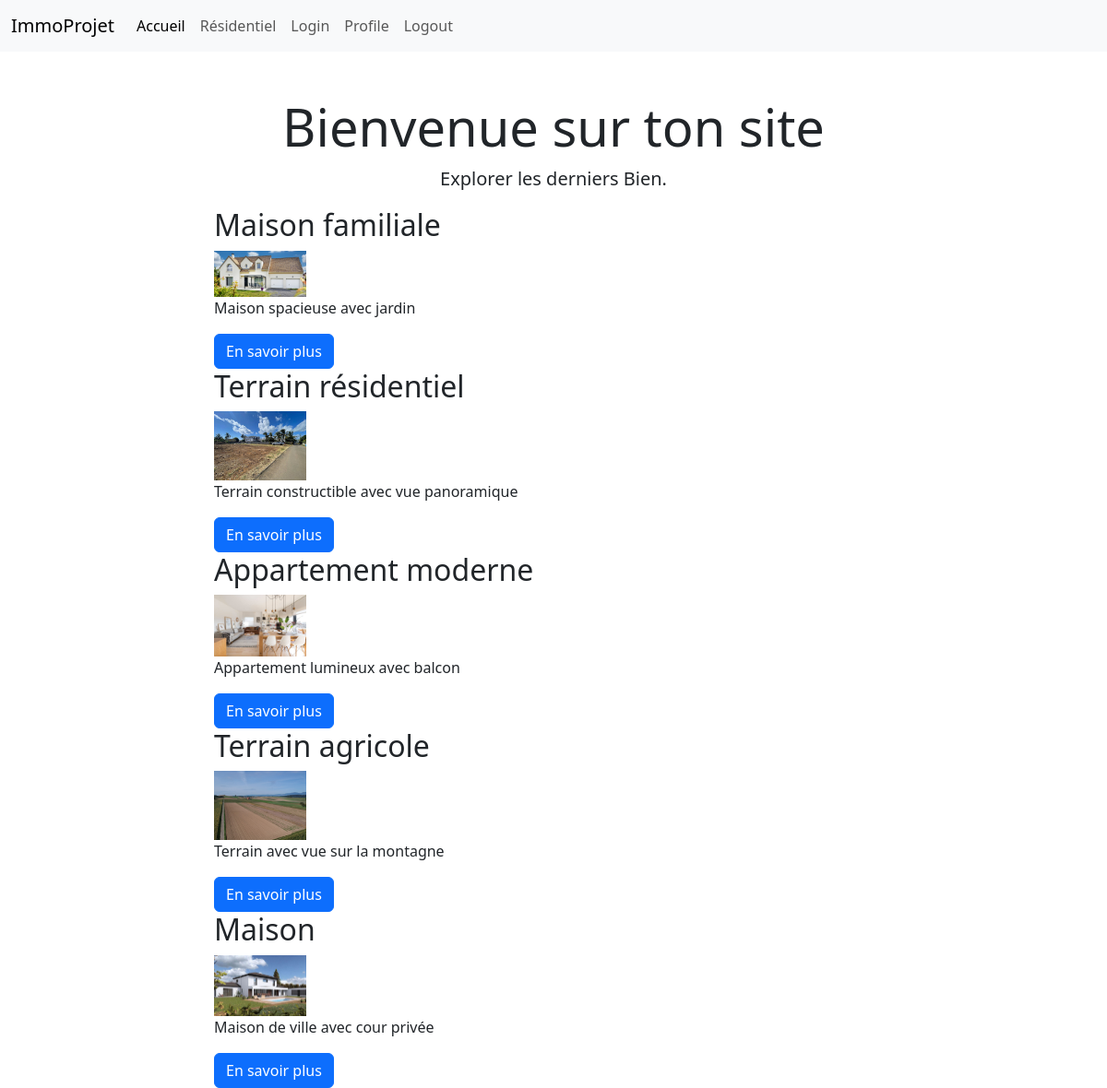
Screenshot of /web-site/index.php with the database file from the repository.
### tables this page shows
CREATE TABLE `bien` (
    `id` INT(11) NOT NULL AUTO_INCREMENT,
    `prix` DECIMAL(18, 2) NOT NULL,
    `description` TEXT NOT NULL,
    `logement_id` INT(11),
    `terrain_id` INT(11),
    `agence_id` INT(11) NOT NULL,
    CONSTRAINT `bien_FK_logement` FOREIGN KEY (`logement_id`) REFERENCES `logement`(`id`),
    CONSTRAINT `favoris_FK_terrain` FOREIGN KEY (`terrain_id`) REFERENCES `terrain`(`id`),
    PRIMARY KEY (`id`)
);

CREATE TABLE `logement` (
    `id` INT(11) NOT NULL AUTO_INCREMENT,
    `nom` VARCHAR(100) NOT NULL,
    `surface` DECIMAL(10, 2) NOT NULL,
    `nombreDePiece` INT(11) NOT NULL,
    `bien_id` INT(11) NOT NULL,
    CONSTRAINT `logement_FK_bien` FOREIGN KEY (`bien_id`) REFERENCES `bien`(`id`),
    PRIMARY KEY (`id`)
);

CREATE TABLE `terrain` (
    `id` INT(11) NOT NULL AUTO_INCREMENT,
    `nom` VARCHAR(100) NOT NULL,
    `superficie` DECIMAL(10, 2) NOT NULL,
    `constructible` BOOLEAN NOT NULL,
    `bien_id` INT(11) NOT NULL,
    CONSTRAINT `terrain_FK` FOREIGN KEY (`bien_id`) REFERENCES `bien`(`id`),
    PRIMARY KEY (`id`)
);

### web-site/src/Models/Database.php (called while the page is built, shortened)
<?php
class Database
{
    public static function connection(): PDO
    {
        static $pdo = null;
        if ($pdo === null) {
            try {
                $dsn = 'mysql:host=' . DB_HOST . ';dbname=' . DB_NAME . ';charset=' . DB_CHARSET;
                $options = [
                    PDO::ATTR_ERRMODE => PDO::ERRMODE_EXCEPTION,
                    PDO::ATTR_DEFAULT_FETCH_MODE => PDO::FETCH_ASSOC,
                    PDO::ATTR_EMULATE_PREPARES => false,
                ];
                $pdo = new PDO($dsn, DB_USER, DB_PASSWORD, $options);
            } catch (\Throwable $th) {
                die("Can't connect to database");
            }
        }
        return $pdo;
    }
}

### web-site/src/Models/BaseModel.php (called while the page is built, shortened)
<?php
require_once 'Database.php';
class BaseModel
{
    protected static function prepareStatement(string $query): PDOStatement
    {
        return $statement = Database::connection()
            ->prepare($query);
    }
    protected static function executeStatement(PDOStatement $statement, array $parms = []): bool
    {
        return $statement->execute($parms);
    }
    protected static function setFetchModeStatement(PDOStatement $statement): bool
    {
        return $statement->setFetchMode(
            \PDO::FETCH_CLASS | \PDO::FETCH_PROPS_LATE,
            static::class
        );
    }
}

### web-site/src/Models/Bien.php (called while the page is built, shortened)
<?php
require_once 'src/Models/BaseModel.php';
class Bien extends BaseModel
{
    public static function fetchAll(): array
    {
        $statement = self::prepareStatement("select * from bien");
        if (self::executeStatement($statement)) {
            if (self::setFetchModeStatement($statement)) {
                return $statement->fetchAll();
            }
        }
    }
}

### web-site/src/Controllers/IndexController.php (called while the page is built)
<?php
require_once "src/Models/Bien.php";
require_once "src/Models/Logement.php";
require_once "src/Models/Terrain.php";
class IndexController
{
    public function getBien(): array
    {
        return Bien::fetchAll();
    }
    public function getLogementById(int $id): Logement|false
    {
        return Logement::fetchById($id);
    }
    public function getTerrainById(int $id): Terrain|false
    {
        return Terrain::fetchById($id);
    }
}

### web-site/src/Models/Logement.php (called while the page is built, shortened)
<?php
require_once 'src/Models/BaseModel.php';
class Logement extends BaseModel
{
    public static function fetchById(int $bien_id): Logement|false
    {
        $statement = self::prepareStatement("select * from logement where bien_id = :bien_id");
        if (self::executeStatement($statement, [":bien_id" => $bien_id])) {
            if (self::setFetchModeStatement($statement)) {
                return $statement->fetch();
            }
        }
    }
}

### web-site/src/Models/Terrain.php (called while the page is built, shortened)
<?php
require_once 'src/Models/BaseModel.php';
class Terrain extends BaseModel
{
    public static function fetchById(int $bien_id): Terrain|false
    {
        $statement = self::prepareStatement("select * from terrain where bien_id = :bien_id");
        if (self::executeStatement($statement, [":bien_id" => $bien_id])) {
            if (self::setFetchModeStatement($statement)) {
                return $statement->fetch();
            }
        }
    }
}

### web-site/index.php (the view, shortened to what this page needs)
<?php
require_once 'src/Controllers/IndexController.php';
$indexController = new IndexController();
$biens = $indexController->getBien();
?>
<!DOCTYPE html>
<html lang="en">
<head>
    <link href="https://cdn.jsdelivr.net/npm/bootstrap@5.3.2/dist/css/bootstrap.min.css" rel="stylesheet">
</head>
<body>
    <header class="navbar navbar-expand-lg bg-body-tertiary">
        <nav class="container-fluid">
            <a class="navbar-brand" href="">ImmoProjet</a>
            <div class="collapse navbar-collapse" id="navbarSupportedContent">
                <ul class="navbar-nav me-auto mb-2 mb-lg-0">
                    <li class="nav-item">
                        <a class="nav-link active" aria-current="page" href="">Accueil</a>
                    </li>
                    <li class="nav-item">
                    <li class="nav-item">
                        <a class="nav-link" href="/logout">Résidentiel</a>
                    </li>
                    <a class="nav-link" href="/login">Login</a>
                    </li>
                    <li class="nav-item">
                        <a class="nav-link" href="/profile">Profile</a>
                    </li>
                    <li class="nav-item">
                        <a class="nav-link" href="/logout">Logout</a>
                    </li>
                </ul>
        </nav>
    </header>
    <main>
        <div class="container mt-5">
            <div class="row">
                <div class="col-md-8 offset-md-2">
                    <div class="jumbotron text-center">
                        <h1 class="display-4">Bienvenue sur ton site</h1>
                        <p class="lead">Explorer les derniers Bien.</p>
                    </div>
                </div>
            </div>
            <div class="row">
                <div class="col-md-8 offset-md-2">
                    <?php foreach ($biens as $key => $bien) {
                        $logement = [];
                        $terrain = [];
                        if ($bien->logement_id != null) {
                            $logement = $indexController->getLogementById($bien->logement_id);
                        } else {
                            $terrain = $indexController->getTerrainById($bien->terrain_id);
                        }
                    ?>
                        <div class="article-box">
                            <h2><?= $logement == null ? $terrain->nom : $logement->nom ?></h2>
                            <img src="img/<?= $key ?>.jpg" alt="bien" width="100vw">
                            <p><?= $bien->description ?></p>
                            <a href="views/bien.php?bien=<?= $bien->id ?>&logement=<?= $logement == null ? false : true ?>" class="btn btn-primary">En savoir plus</a>
                        </div>
                    <?php } ?>
                </div>
            </div>
        </div>
    </main>
</body>
</html>

### rows the page displays
bien: logement.nom "Maison familiale", shows a picture, description "Maison spacieuse avec jardin"
bien: terrain.nom "Terrain résidentiel", shows a picture, description "Terrain constructible avec vue panoramique"
bien: logement.nom "Appartement moderne", shows a picture, description "Appartement lumineux avec balcon"
bien: terrain.nom "Terrain agricole", shows a picture, description "Terrain avec vue sur la montagne"
bien: logement.nom "Maison", shows a picture, description "Maison de ville avec cour privée"
